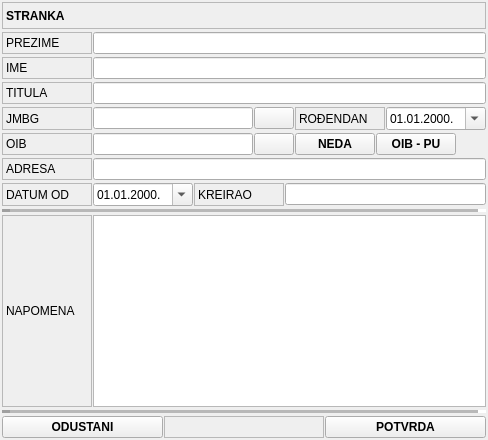
      <widget class="QFrame" name="frame_2">
       <property name="minimumSize">
        <size>
         <width>486</width>
         <height>0</height>
        </size>
       </property>
       <property name="frameShape">
        <enum>QFrame::NoFrame</enum>
       </property>
       <property name="frameShadow">
        <enum>QFrame::Raised</enum>
       </property>
       <layout class="QVBoxLayout" name="verticalLayout_4">
        <property name="spacing">
         <number>1</number>
        </property>
        <property name="leftMargin">
         <number>1</number>
        </property>
        <property name="topMargin">
         <number>1</number>
        </property>
        <property name="rightMargin">
         <number>1</number>
        </property>
        <property name="bottomMargin">
         <number>1</number>
        </property>
        <item>
         <widget class="QFrame" name="frame_11">
          <property name="sizePolicy">
           <sizepolicy hsizetype="Preferred" vsizetype="Maximum">
            <horstretch>0</horstretch>
            <verstretch>0</verstretch>
           </sizepolicy>
          </property>
          <property name="frameShape">
           <enum>QFrame::NoFrame</enum>
          </property>
          <property name="frameShadow">
           <enum>QFrame::Raised</enum>
          </property>
          <layout class="QHBoxLayout" name="horizontalLayout_5">
           <property name="spacing">
            <number>1</number>
           </property>
           <property name="leftMargin">
            <number>1</number>
           </property>
           <property name="topMargin">
            <number>1</number>
           </property>
           <property name="rightMargin">
            <number>1</number>
           </property>
           <property name="bottomMargin">
            <number>1</number>
           </property>
           <item>
            <widget class="QLabel" name="label_3">
             <property name="sizePolicy">
              <sizepolicy hsizetype="Expanding" vsizetype="Preferred">
               <horstretch>0</horstretch>
               <verstretch>0</verstretch>
              </sizepolicy>
             </property>
             <property name="minimumSize">
              <size>
               <width>0</width>
               <height>27</height>
              </size>
             </property>
             <property name="font">
              <font>
               <weight>75</weight>
               <bold>true</bold>
              </font>
             </property>
             <property name="frameShape">
              <enum>QFrame::StyledPanel</enum>
             </property>
             <property name="text">
              <string>STRANKA</string>
             </property>
            </widget>
           </item>
          </layout>
         </widget>
        </item>
        <item>
         <widget class="QFrame" name="frame_16">
          <property name="sizePolicy">
           <sizepolicy hsizetype="Preferred" vsizetype="Maximum">
            <horstretch>0</horstretch>
            <verstretch>0</verstretch>
           </sizepolicy>
          </property>
          <property name="frameShape">
           <enum>QFrame::NoFrame</enum>
          </property>
          <property name="frameShadow">
           <enum>QFrame::Raised</enum>
          </property>
          <layout class="QHBoxLayout" name="horizontalLayout_6">
           <property name="spacing">
            <number>1</number>
           </property>
           <property name="leftMargin">
            <number>1</number>
           </property>
           <property name="topMargin">
            <number>1</number>
           </property>
           <property name="rightMargin">
            <number>1</number>
           </property>
           <property name="bottomMargin">
            <number>1</number>
           </property>
           <item>
            <widget class="QLabel" name="label_4">
             <property name="minimumSize">
              <size>
               <width>90</width>
               <height>0</height>
              </size>
             </property>
             <property name="frameShape">
              <enum>QFrame::StyledPanel</enum>
             </property>
             <property name="text">
              <string>PREZIME</string>
             </property>
            </widget>
           </item>
           <item>
            <widget class="QLineEdit" name="txtPrezime">
             <property name="font">
              <font>
               <weight>50</weight>
               <bold>false</bold>
              </font>
             </property>
            </widget>
           </item>
          </layout>
         </widget>
        </item>
        <item>
         <widget class="QFrame" name="frame_22">
          <property name="frameShape">
           <enum>QFrame::NoFrame</enum>
          </property>
          <property name="frameShadow">
           <enum>QFrame::Raised</enum>
          </property>
          <layout class="QHBoxLayout" name="horizontalLayout_7">
           <property name="spacing">
            <number>1</number>
           </property>
           <property name="leftMargin">
            <number>1</number>
           </property>
           <property name="topMargin">
            <number>1</number>
           </property>
           <property name="rightMargin">
            <number>1</number>
           </property>
           <property name="bottomMargin">
            <number>1</number>
           </property>
           <item>
            <widget class="QLabel" name="label_5">
             <property name="minimumSize">
              <size>
               <width>90</width>
               <height>0</height>
              </size>
             </property>
             <property name="frameShape">
              <enum>QFrame::StyledPanel</enum>
             </property>
             <property name="text">
              <string>IME</string>
             </property>
            </widget>
           </item>
           <item>
            <widget class="QLineEdit" name="txtIme">
             <property name="font">
              <font>
               <weight>50</weight>
               <bold>false</bold>
              </font>
             </property>
            </widget>
           </item>
          </layout>
         </widget>
        </item>
        <item>
         <widget class="QFrame" name="frame_19">
          <property name="sizePolicy">
           <sizepolicy hsizetype="Preferred" vsizetype="Maximum">
            <horstretch>0</horstretch>
            <verstretch>0</verstretch>
           </sizepolicy>
          </property>
          <property name="frameShape">
           <enum>QFrame::NoFrame</enum>
          </property>
          <property name="frameShadow">
           <enum>QFrame::Raised</enum>
          </property>
          <layout class="QHBoxLayout" name="horizontalLayout_8">
           <property name="spacing">
            <number>1</number>
           </property>
           <property name="leftMargin">
            <number>1</number>
           </property>
           <property name="topMargin">
            <number>1</number>
           </property>
           <property name="rightMargin">
            <number>1</number>
           </property>
           <property name="bottomMargin">
            <number>1</number>
           </property>
           <item>
            <widget class="QLabel" name="label_13">
             <property name="minimumSize">
              <size>
               <width>90</width>
               <height>0</height>
              </size>
             </property>
             <property name="frameShape">
              <enum>QFrame::StyledPanel</enum>
             </property>
             <property name="text">
              <string>TITULA</string>
             </property>
            </widget>
           </item>
           <item>
            <widget class="QLineEdit" name="txtTitula">
             <property name="font">
              <font>
               <weight>50</weight>
               <bold>false</bold>
              </font>
             </property>
            </widget>
           </item>
          </layout>
         </widget>
        </item>
        <item>
         <widget class="QFrame" name="frame_14">
          <property name="sizePolicy">
           <sizepolicy hsizetype="Preferred" vsizetype="Maximum">
            <horstretch>0</horstretch>
            <verstretch>0</verstretch>
           </sizepolicy>
          </property>
          <property name="frameShape">
           <enum>QFrame::NoFrame</enum>
          </property>
          <property name="frameShadow">
           <enum>QFrame::Raised</enum>
          </property>
          <layout class="QHBoxLayout" name="horizontalLayout_9">
           <property name="spacing">
            <number>1</number>
           </property>
           <property name="leftMargin">
            <number>1</number>
           </property>
           <property name="topMargin">
            <number>1</number>
           </property>
           <property name="rightMargin">
            <number>1</number>
           </property>
           <property name="bottomMargin">
            <number>1</number>
           </property>
           <item>
            <widget class="QLabel" name="label_6">
             <property name="minimumSize">
              <size>
               <width>90</width>
               <height>0</height>
              </size>
             </property>
             <property name="frameShape">
              <enum>QFrame::StyledPanel</enum>
             </property>
             <property name="text">
              <string>JMBG</string>
             </property>
            </widget>
           </item>
           <item>
            <widget class="QLineEdit" name="txtJmbg">
             <property name="minimumSize">
              <size>
               <width>160</width>
               <height>0</height>
              </size>
             </property>
             <property name="font">
              <font>
               <weight>50</weight>
               <bold>false</bold>
              </font>
             </property>
            </widget>
           </item>
           <item>
            <widget class="QPushButton" name="btnJmbgProvjera">
             <property name="font">
              <font>
               <weight>75</weight>
               <bold>true</bold>
              </font>
             </property>
             <property name="cursor">
              <cursorShape>PointingHandCursor</cursorShape>
             </property>
             <property name="text">
              <string/>
             </property>
             <property name="icon">
              <iconset resource="../../resources/DonatForm.qrc">
               <normaloff>:/InDonat/Forms/images/OK.gif</normaloff>:/InDonat/Forms/images/OK.gif</iconset>
             </property>
            </widget>
           </item>
           <item>
            <widget class="QLabel" name="label_14">
             <property name="minimumSize">
              <size>
               <width>90</width>
               <height>0</height>
              </size>
             </property>
             <property name="frameShape">
              <enum>QFrame::StyledPanel</enum>
             </property>
             <property name="text">
              <string>ROĐENDAN</string>
             </property>
            </widget>
           </item>
           <item>
            <widget class="QDateEdit" name="dateRodjendan">
             <property name="sizePolicy">
              <sizepolicy hsizetype="Preferred" vsizetype="Fixed">
               <horstretch>0</horstretch>
               <verstretch>0</verstretch>
              </sizepolicy>
             </property>
             <property name="minimumSize">
              <size>
               <width>100</width>
               <height>0</height>
              </size>
             </property>
             <property name="displayFormat">
              <string>dd.MM.yyyy.</string>
             </property>
             <property name="calendarPopup">
              <bool>true</bool>
             </property>
            </widget>
           </item>
          </layout>
         </widget>
        </item>
        <item>
         <widget class="QFrame" name="frame_21">
          <property name="sizePolicy">
           <sizepolicy hsizetype="Fixed" vsizetype="Maximum">
            <horstretch>0</horstretch>
            <verstretch>0</verstretch>
           </sizepolicy>
          </property>
          <property name="frameShape">
           <enum>QFrame::NoFrame</enum>
          </property>
          <property name="frameShadow">
           <enum>QFrame::Raised</enum>
          </property>
          <layout class="QHBoxLayout" name="horizontalLayout_10">
           <property name="spacing">
            <number>1</number>
           </property>
           <property name="leftMargin">
            <number>1</number>
           </property>
           <property name="topMargin">
            <number>1</number>
           </property>
           <property name="rightMargin">
            <number>1</number>
           </property>
           <property name="bottomMargin">
            <number>1</number>
           </property>
           <item>
            <widget class="QLabel" name="label_7">
             <property name="minimumSize">
              <size>
               <width>90</width>
               <height>0</height>
              </size>
             </property>
             <property name="frameShape">
              <enum>QFrame::StyledPanel</enum>
             </property>
             <property name="text">
              <string>OIB</string>
             </property>
            </widget>
           </item>
           <item>
            <widget class="QLineEdit" name="txtOib">
             <property name="minimumSize">
              <size>
               <width>160</width>
               <height>0</height>
              </size>
             </property>
             <property name="font">
              <font>
               <weight>50</weight>
               <bold>false</bold>
              </font>
             </property>
            </widget>
           </item>
           <item>
            <widget class="QPushButton" name="btnOibProvjera">
             <property name="font">
              <font>
               <weight>75</weight>
               <bold>true</bold>
              </font>
             </property>
             <property name="cursor">
              <cursorShape>PointingHandCursor</cursorShape>
             </property>
             <property name="text">
              <string/>
             </property>
             <property name="icon">
              <iconset resource="../../resources/DonatForm.qrc">
               <normaloff>:/InDonat/Forms/images/OK.gif</normaloff>:/InDonat/Forms/images/OK.gif</iconset>
             </property>
            </widget>
           </item>
           <item>
            <widget class="QPushButton" name="btnNedaOib">
             <property name="font">
              <font>
               <weight>75</weight>
               <bold>true</bold>
              </font>
             </property>
             <property name="cursor">
              <cursorShape>PointingHandCursor</cursorShape>
             </property>
             <property name="text">
              <string>NEDA</string>
             </property>
             <property name="icon">
              <iconset resource="../../resources/DonatForm.qrc">
               <normaloff>:/InDonat/Forms/images/crveni.JPG</normaloff>:/InDonat/Forms/images/crveni.JPG</iconset>
             </property>
            </widget>
           </item>
           <item>
            <widget class="QPushButton" name="btnOibPorezna">
             <property name="font">
              <font>
               <weight>75</weight>
               <bold>true</bold>
              </font>
             </property>
             <property name="cursor">
              <cursorShape>PointingHandCursor</cursorShape>
             </property>
             <property name="text">
              <string>OIB - PU</string>
             </property>
             <property name="icon">
              <iconset resource="../../resources/DonatForm.qrc">
               <normaloff>:/InDonat/Forms/images/INT_2_16x16.png</normaloff>:/InDonat/Forms/images/INT_2_16x16.png</iconset>
             </property>
            </widget>
           </item>
          </layout>
         </widget>
        </item>
        <item>
         <widget class="QFrame" name="frame_12">
          <property name="sizePolicy">
           <sizepolicy hsizetype="Preferred" vsizetype="Maximum">
            <horstretch>0</horstretch>
            <verstretch>0</verstretch>
           </sizepolicy>
          </property>
          <property name="frameShape">
           <enum>QFrame::NoFrame</enum>
          </property>
          <property name="frameShadow">
           <enum>QFrame::Raised</enum>
          </property>
          <layout class="QHBoxLayout" name="horizontalLayout_11">
           <property name="spacing">
            <number>1</number>
           </property>
           <property name="leftMargin">
            <number>1</number>
           </property>
           <property name="topMargin">
            <number>1</number>
           </property>
           <property name="rightMargin">
            <number>1</number>
           </property>
           <property name="bottomMargin">
            <number>1</number>
           </property>
           <item>
            <widget class="QLabel" name="label_8">
             <property name="minimumSize">
              <size>
               <width>90</width>
               <height>0</height>
              </size>
             </property>
             <property name="frameShape">
              <enum>QFrame::StyledPanel</enum>
             </property>
             <property name="text">
              <string>ADRESA</string>
             </property>
            </widget>
           </item>
           <item>
            <widget class="QLineEdit" name="txtAdresa">
             <property name="font">
              <font>
               <weight>50</weight>
               <bold>false</bold>
              </font>
             </property>
            </widget>
           </item>
          </layout>
         </widget>
        </item>
        <item>
         <widget class="QFrame" name="frame_15">
          <property name="sizePolicy">
           <sizepolicy hsizetype="Preferred" vsizetype="Maximum">
            <horstretch>0</horstretch>
            <verstretch>0</verstretch>
           </sizepolicy>
          </property>
          <property name="frameShape">
           <enum>QFrame::NoFrame</enum>
          </property>
          <property name="frameShadow">
           <enum>QFrame::Raised</enum>
          </property>
          <layout class="QHBoxLayout" name="horizontalLayout_12">
           <property name="spacing">
            <number>1</number>
           </property>
           <property name="leftMargin">
            <number>1</number>
           </property>
           <property name="topMargin">
            <number>1</number>
           </property>
           <property name="rightMargin">
            <number>1</number>
           </property>
           <property name="bottomMargin">
            <number>1</number>
           </property>
           <item>
            <widget class="QLabel" name="label_11">
             <property name="minimumSize">
              <size>
               <width>90</width>
               <height>0</height>
              </size>
             </property>
             <property name="frameShape">
              <enum>QFrame::StyledPanel</enum>
             </property>
             <property name="text">
              <string>DATUM OD</string>
             </property>
            </widget>
           </item>
           <item>
            <widget class="QDateEdit" name="dateDateCreated">
             <property name="minimumSize">
              <size>
               <width>100</width>
               <height>0</height>
              </size>
             </property>
             <property name="displayFormat">
              <string>dd.MM.yyyy.</string>
             </property>
             <property name="calendarPopup">
              <bool>true</bool>
             </property>
            </widget>
           </item>
           <item>
            <widget class="QLabel" name="label_12">
             <property name="minimumSize">
              <size>
               <width>90</width>
               <height>0</height>
              </size>
             </property>
             <property name="frameShape">
              <enum>QFrame::StyledPanel</enum>
             </property>
             <property name="text">
              <string>KREIRAO</string>
             </property>
            </widget>
           </item>
           <item>
            <widget class="QLineEdit" name="txtCreatedBy">
             <property name="font">
              <font>
               <weight>50</weight>
               <bold>false</bold>
              </font>
             </property>
            </widget>
           </item>
          </layout>
         </widget>
        </item>
        <item>
         <widget class="QFrame" name="frame_13">
          <property name="frameShape">
           <enum>QFrame::NoFrame</enum>
          </property>
          <property name="frameShadow">
           <enum>QFrame::Raised</enum>
          </property>
          <layout class="QHBoxLayout" name="horizontalLayout_13">
           <property name="spacing">
            <number>1</number>
           </property>
           <property name="leftMargin">
            <number>1</number>
           </property>
           <property name="topMargin">
            <number>1</number>
           </property>
           <property name="rightMargin">
            <number>1</number>
           </property>
           <property name="bottomMargin">
            <number>1</number>
           </property>
           <item>
            <widget class="Line" name="line_2">
             <property name="lineWidth">
              <number>8</number>
             </property>
             <property name="midLineWidth">
              <number>8</number>
             </property>
             <property name="orientation">
              <enum>Qt::Horizontal</enum>
             </property>
            </widget>
           </item>
          </layout>
         </widget>
        </item>
        <item>
         <widget class="QFrame" name="frame_17">
          <property name="frameShape">
           <enum>QFrame::NoFrame</enum>
          </property>
          <property name="frameShadow">
           <enum>QFrame::Raised</enum>
          </property>
          <layout class="QHBoxLayout" name="horizontalLayout_14">
           <property name="spacing">
            <number>1</number>
           </property>
           <property name="leftMargin">
            <number>1</number>
           </property>
           <property name="topMargin">
            <number>1</number>
           </property>
           <property name="rightMargin">
            <number>1</number>
           </property>
           <property name="bottomMargin">
            <number>1</number>
           </property>
           <item>
            <widget class="QLabel" name="label_10">
             <property name="minimumSize">
              <size>
               <width>90</width>
               <height>0</height>
              </size>
             </property>
             <property name="frameShape">
              <enum>QFrame::StyledPanel</enum>
             </property>
             <property name="text">
              <string>NAPOMENA</string>
             </property>
            </widget>
           </item>
           <item>
            <widget class="QPlainTextEdit" name="txtNapomena">
             <property name="font">
              <font>
               <weight>50</weight>
               <bold>false</bold>
              </font>
             </property>
            </widget>
           </item>
          </layout>
         </widget>
        </item>
        <item>
         <widget class="QFrame" name="frame_20">
          <property name="frameShape">
           <enum>QFrame::NoFrame</enum>
          </property>
          <property name="frameShadow">
           <enum>QFrame::Raised</enum>
          </property>
          <layout class="QHBoxLayout" name="horizontalLayout_15">
           <property name="spacing">
            <number>1</number>
           </property>
           <property name="leftMargin">
            <number>1</number>
           </property>
           <property name="topMargin">
            <number>1</number>
           </property>
           <property name="rightMargin">
            <number>1</number>
           </property>
           <property name="bottomMargin">
            <number>1</number>
           </property>
           <item>
            <widget class="Line" name="line">
             <property name="lineWidth">
              <number>8</number>
             </property>
             <property name="midLineWidth">
              <number>8</number>
             </property>
             <property name="orientation">
              <enum>Qt::Horizontal</enum>
             </property>
            </widget>
           </item>
          </layout>
         </widget>
        </item>
        <item>
         <widget class="QFrame" name="frame_18">
          <property name="sizePolicy">
           <sizepolicy hsizetype="Preferred" vsizetype="Maximum">
            <horstretch>0</horstretch>
            <verstretch>0</verstretch>
           </sizepolicy>
          </property>
          <property name="frameShape">
           <enum>QFrame::NoFrame</enum>
          </property>
          <property name="frameShadow">
           <enum>QFrame::Raised</enum>
          </property>
          <layout class="QHBoxLayout" name="horizontalLayout_16">
           <property name="spacing">
            <number>1</number>
           </property>
           <property name="leftMargin">
            <number>1</number>
           </property>
           <property name="topMargin">
            <number>1</number>
           </property>
           <property name="rightMargin">
            <number>1</number>
           </property>
           <property name="bottomMargin">
            <number>1</number>
           </property>
           <item>
            <widget class="QPushButton" name="btnOdustani">
             <property name="font">
              <font>
               <weight>75</weight>
               <bold>true</bold>
              </font>
             </property>
             <property name="cursor">
              <cursorShape>PointingHandCursor</cursorShape>
             </property>
             <property name="text">
              <string>ODUSTANI</string>
             </property>
             <property name="icon">
              <iconset resource="../../resources/DonatForm.qrc">
               <normaloff>:/InDonat/Forms/images/CLOSE.GIF</normaloff>:/InDonat/Forms/images/CLOSE.GIF</iconset>
             </property>
            </widget>
           </item>
           <item>
            <widget class="QLabel" name="label_9">
             <property name="frameShape">
              <enum>QFrame::StyledPanel</enum>
             </property>
             <property name="text">
              <string/>
             </property>
            </widget>
           </item>
           <item>
            <widget class="QPushButton" name="btnPotvrda">
             <property name="font">
              <font>
               <weight>75</weight>
               <bold>true</bold>
              </font>
             </property>
             <property name="cursor">
              <cursorShape>PointingHandCursor</cursorShape>
             </property>
             <property name="text">
              <string>POTVRDA</string>
             </property>
             <property name="icon">
              <iconset resource="../../resources/DonatForm.qrc">
               <normaloff>:/InDonat/Forms/images/OK.gif</normaloff>:/InDonat/Forms/images/OK.gif</iconset>
             </property>
            </widget>
           </item>
          </layout>
         </widget>
        </item>
       </layout>
      </widget>
